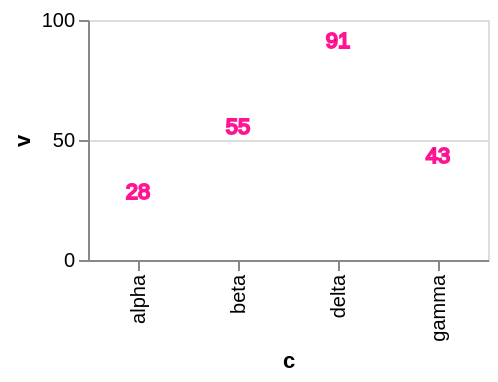

Specify this chart in Vega-Lite:
### Vega-Lite specification from a JSON file in a GitHub repository (floating-point values rounded to 4 significant figures)
{"$schema": "https://vega.github.io/schema/vega-lite/v6.json", "width": 200, "height": 120, "data": {"values": [{"c": "alpha", "v": 28, "w": 3, "t": "2024-01-07"}, {"c": "beta", "v": 55, "w": 7, "t": "2024-03-19"}, {"c": "gamma", "v": 43, "w": 5, "t": "2024-06-02"}, {"c": "delta", "v": 91, "w": 9, "t": "2024-09-11"}]}, "mark": "text", "encoding": {"x": {"field": "c", "type": "nominal"}, "y": {"field": "v", "type": "quantitative"}, "text": {"field": "v", "type": "quantitative"}}, "config": {"text": {"stroke": "deeppink"}}}
